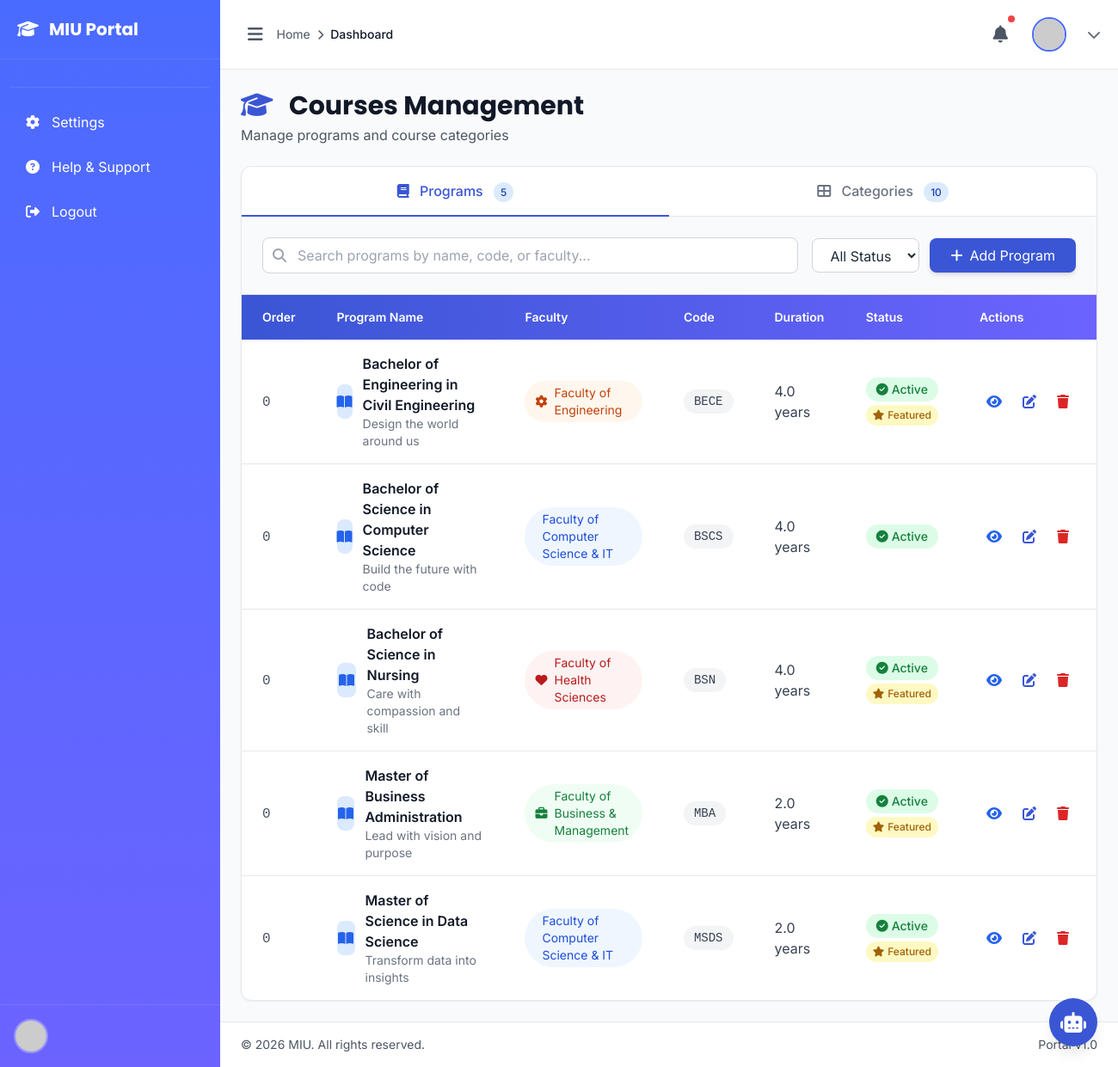
The page /management/courses/ on the database its author committed.
### eduweb/models.py (models this page shows, shortened)
class Course(models.Model):
    DEGREE_LEVEL_CHOICES = [
        ('certificate', 'Certificate'),
        ('diploma', 'Diploma'),
        ('undergraduate', 'Undergraduate'),
        ('postgraduate', 'Postgraduate'),
        ('masters', 'Masters'),
        ('phd', 'PhD')
    ]
    STUDY_MODE_CHOICES = [
        ('full_time', 'Full Time'),
        ('part_time', 'Part Time'),
        ('online', 'Online'),
        ('blended', 'Blended')
    ]
    name = models.CharField(max_length=200, help_text="Course name")
    slug = models.SlugField(max_length=200, unique=True)
    code = models.CharField(max_length=20, unique=True, help_text="Course code")
    faculty = models.ForeignKey(Faculty, on_delete=models.CASCADE, related_name='courses')
    icon = models.CharField(max_length=50, default='book-open', help_text="Lucide icon name")
    color_primary = models.CharField(max_length=20, default='blue')
    color_secondary = models.CharField(max_length=20, default='cyan')
    degree_level = models.CharField(max_length=50, choices=DEGREE_LEVEL_CHOICES)
    available_study_modes = models.JSONField(default=list, help_text="List of available study modes")
    duration_years = models.DecimalField(max_digits=3, decimal_places=1, default=4.0)
    credits_required = models.IntegerField(default=120)
    tagline = models.CharField(max_length=200)
    overview = models.TextField()
    description = models.TextField()
    learning_outcomes = models.JSONField(default=list)
    career_paths = models.JSONField(default=list)
    core_courses = models.JSONField(default=list)
    specialization_tracks = models.JSONField(default=list)
    entry_requirements = models.JSONField(default=list)
    application_fee = models.DecimalField(max_digits=10, decimal_places=2)
    tuition_fee = models.DecimalField(max_digits=12, decimal_places=2)
    avg_starting_salary = models.CharField(max_length=50, blank=True)
    job_placement_rate = models.IntegerField(default=0, help_text="Percentage (0-100)")
    hero_image = models.ImageField(upload_to='courses/heroes/', blank=True, null=True)
    meta_description = models.CharField(max_length=160, blank=True)
    meta_keywords = models.CharField(max_length=255, blank=True)
    is_active = models.BooleanField(default=True)
    is_featured = models.BooleanField(default=False)
    display_order = models.IntegerField(default=0)
    created_at = models.DateTimeField(auto_now_add=True)
    updated_at = models.DateTimeField(auto_now=True)
    class Meta:
        verbose_name = 'Course'
        verbose_name_plural = 'Courses'
        ordering = ['faculty', 'display_order', 'name']

class Faculty(models.Model):
    name = models.CharField(max_length=200, help_text="Faculty name (e.g., Faculty of Business)")
    slug = models.SlugField(max_length=200, unique=True, help_text="URL-friendly name")
    code = models.CharField(max_length=20, unique=True, help_text="Faculty code (e.g., BUS, ENG)")
    icon = models.CharField(max_length=50, default='graduation-cap', help_text="Lucide icon name")
    color_primary = models.CharField(max_length=20, default='orange', help_text="Primary color")
    color_secondary = models.CharField(max_length=20, default='amber', help_text="Secondary color")
    tagline = models.CharField(max_length=200, help_text="Short tagline for hero section")
    description = models.TextField(help_text="Main description of the faculty")
    mission = models.TextField(blank=True, help_text="Faculty mission statement")
    vision = models.TextField(blank=True, help_text="Faculty vision statement")
    hero_image = models.ImageField(upload_to='faculties/heroes/', blank=True, null=True)
    about_image = models.ImageField(upload_to='faculties/about/', blank=True, null=True)
    student_count = models.IntegerField(default=0, help_text="Number of students")
    placement_rate = models.IntegerField(default=0, help_text="Career placement rate (0-100)")
    partner_count = models.IntegerField(default=0, help_text="Number of corporate partners")
    international_faculty = models.IntegerField(default=0, help_text="International faculty percentage")
    accreditation = models.TextField(blank=True, help_text="Accreditation details")
    special_features = models.JSONField(default=list, blank=True, help_text="List of special features")
    meta_description = models.CharField(max_length=160, blank=True)
    meta_keywords = models.CharField(max_length=255, blank=True)
    is_active = models.BooleanField(default=True)
    display_order = models.IntegerField(default=0)
    created_at = models.DateTimeField(auto_now_add=True)
    updated_at = models.DateTimeField(auto_now=True)
    class Meta:
        verbose_name = 'Faculty'
        verbose_name_plural = 'Faculties'
        ordering = ['display_order', 'name']

### management/views.py (the view)
# urls.py: path('courses/', views.course_list, name='course_list'),
def courses(request):
    from django.db.models import Count
    courses = Course.objects.select_related('faculty').order_by('display_order', 'name')
    categories = CourseCategory.objects.annotate(
        course_count=Count('lms_courses')
    ).order_by('display_order', 'name')
    context = {
        'courses': courses,
        'categories': categories,
    }
    return render(request, 'management/course/courses.html', context)

### templates/management/course/courses.html (shortened to what this page needs)
{% extends 'management/base.html' %}
{% load static %}
{% block content %}
<div class="space-y-6">
    <div class="flex flex-col md:flex-row md:items-center md:justify-between gap-4">
        <div>
            <h1 class="text-3xl font-bold text-gray-900 font-display">
                <i class="fas fa-graduation-cap text-primary-600 mr-3"></i>
                Courses Management
            </h1>
            <p class="text-gray-600 mt-1">Manage programs and course categories</p>
        </div>
    </div>
    <div class="bg-white rounded-xl shadow-sm border border-gray-200 overflow-hidden">
        <div class="border-b border-gray-200">
            <nav class="flex -mb-px" role="tablist">
                <button type="button"
                        class="tab-button flex-1 py-4 px-6 text-center font-medium border-b-2 transition-all"
                        data-tab="programs"
                        id="programs-tab"
                        role="tab"
                        aria-controls="programs-panel"
                        aria-selected="true">
                    <i class="fas fa-book mr-2"></i>
                    Programs
                    <span class="ml-2 px-2 py-1 text-xs rounded-full bg-primary-100 text-primary-800">{{ courses.count }}</span>
                </button>
                <button type="button"
                        class="tab-button flex-1 py-4 px-6 text-center font-medium border-b-2 transition-all"
                        data-tab="categories"
                        id="categories-tab"
                        role="tab"
                        aria-controls="categories-panel"
                        aria-selected="false">
                    <i class="fas fa-th-large mr-2"></i>
                    Categories
                    <span class="ml-2 px-2 py-1 text-xs rounded-full bg-primary-100 text-primary-800">{{ categories.count }}</span>
                </button>
            </nav>
        </div>
        <div class="tab-content">
            <div id="programs-panel"
                 class="tab-panel"
                 role="tabpanel"
                 aria-labelledby="programs-tab">
                <div class="p-6 border-b border-gray-200 bg-gray-50">
                    <div class="flex flex-col md:flex-row md:items-center md:justify-between gap-4">
                        <div class="flex-1">
                            <div class="relative">
                                <input type="text"
                                       id="programSearch"
                                       placeholder="Search programs by name, code, or faculty..."
                                       class="w-full pl-10 pr-4 py-2 border border-gray-300 rounded-lg focus:ring-2 focus:ring-primary-500 focus:border-primary-500">
                                <i class="fas fa-search absolute left-3 top-1/2 transform -translate-y-1/2 text-gray-400"></i>
                            </div>
                        </div>
                        <div class="flex gap-3">
                            <select id="programStatusFilter" class="px-4 py-2 border border-gray-300 rounded-lg focus:ring-2 focus:ring-primary-500 bg-white">
                                <option value="">All Status</option>
                            </select>
                            <a href="{% url 'management:course_create' %}"
                               class="px-6 py-2 bg-primary-600 text-white rounded-lg hover:bg-primary-700 transition-all shadow-md hover:shadow-lg inline-flex items-center whitespace-nowrap">
                                <i class="fas fa-plus mr-2"></i>
                                Add Program
                            </a>
                        </div>
                    </div>
                </div>
                <div class="overflow-x-auto">
                    <table class="w-full" id="programsTable">
                        <thead class="bg-gradient-to-r from-primary-600 to-secondary-500 text-white">
                            <tr>
                                <th class="px-6 py-4 text-left text-sm font-semibold">Order</th>
                                <th class="px-6 py-4 text-left text-sm font-semibold">Program Name</th>
                                <th class="px-6 py-4 text-left text-sm font-semibold">Faculty</th>
                                <th class="px-6 py-4 text-left text-sm font-semibold">Code</th>
                                <th class="px-6 py-4 text-left text-sm font-semibold">Duration</th>
                                <th class="px-6 py-4 text-left text-sm font-semibold">Status</th>
                                <th class="px-6 py-4 text-left text-sm font-semibold">Actions</th>
                            </tr>
                        </thead>
                        <tbody class="divide-y divide-gray-200" id="programsTableBody">
                            {% for course in courses %}
                            <tr class="hover:bg-gray-50 transition-colors program-row"
                                data-status="{% if course.is_active %}active{% else %}inactive{% endif %}{% if course.is_featured %} featured{% endif %}"
                                data-name="{{ course.name|lower }}"
                                data-code="{{ course.code|lower }}"
                                data-faculty="{{ course.faculty.name|lower }}">
                                <td class="px-6 py-4">
                                    <span class="font-mono text-gray-600">{{ course.display_order }}</span>
                                </td>
                                <td class="px-6 py-4">
                                    <div class="flex items-center gap-3">
                                        <div class="w-10 h-10 bg-{{ course.color_primary }}-100 rounded-lg flex items-center justify-center">
                                            <i class="fas fa-{{ course.icon }} text-{{ course.color_primary }}-600"></i>
                                        </div>
                                        <div>
                                            <p class="font-semibold text-gray-900">{{ course.name }}</p>
                                            <p class="text-sm text-gray-500">{{ course.tagline|truncatewords:8 }}</p>
                                        </div>
                                    </div>
                                </td>
                                <td class="px-6 py-4">
                                    <span class="inline-flex items-center gap-2 px-3 py-1 bg-{{ course.faculty.color_primary }}-50 text-{{ course.faculty.color_primary }}-700 rounded-full text-sm">
                                        <i class="fas fa-{{ course.faculty.icon }}"></i>
                                        {{ course.faculty.name }}
                                    </span>
                                </td>
                                <td class="px-6 py-4">
                                    <span class="inline-flex items-center px-3 py-1 bg-gray-100 text-gray-700 rounded-full text-sm font-mono">
                                        {{ course.code }}
                                    </span>
                                </td>
                                <td class="px-6 py-4">
                                    <span class="text-gray-700">{{ course.duration_years }} year{{ course.duration_years|floatformat:0|add:"0"|pluralize }}</span>
                                </td>
                                <td class="px-6 py-4">
                                    <div class="flex flex-col gap-1">
                                        {% if course.is_active %}
                                        <span class="inline-flex items-center gap-1 px-3 py-1 bg-green-100 text-green-700 rounded-full text-sm font-medium w-fit">
                                            <i class="fas fa-check-circle"></i>
                                            Active
                                        </span>
                                        {% else %}
                                        <span class="inline-flex items-center gap-1 px-3 py-1 bg-gray-100 text-gray-700 rounded-full text-sm font-medium w-fit">
                                            <i class="fas fa-times-circle"></i>
                                            Inactive
                                        </span>
                                        {% endif %}
                                        {% if course.is_featured %}
                                        <span class="inline-flex items-center gap-1 px-2 py-1 bg-yellow-100 text-yellow-700 rounded-full text-xs font-medium w-fit">
                                            <i class="fas fa-star"></i>
                                            Featured
                                        </span>
                                        {% endif %}
                                    </div>
                                </td>
                                <td class="px-6 py-4">
                                    <div class="flex items-center gap-2">
                                        <a href="{% url 'management:course_detail' course.pk %}"
                                           target="_blank"
                                           class="p-2 text-blue-600 hover:bg-blue-50 rounded-lg transition-all"
                                           title="View Page">
                                            <i class="fas fa-eye"></i>
                                        </a>
                                        <a href="{% url 'management:course_edit' course.pk %}"
                                           class="p-2 text-primary-600 hover:bg-primary-50 rounded-lg transition-all"
                                           title="Edit">
                                            <i class="fas fa-edit"></i>
                                        </a>
                                        <form method="post"
                                              action="{% url 'management:course_delete' course.pk %}"
                                              class="inline"
                                              onsubmit="return confirm('Are you sure you want to delete {{ course.name }}?');">
                                            <button type="submit"
                                                    class="p-2 text-red-600 hover:bg-red-50 rounded-lg transition-all"
                                                    title="Delete">
                                                <i class="fas fa-trash"></i>
                                            </button>
                                        </form>
                                    </div>
                                </td>
                            </tr>
                            {% endfor %}
                        </tbody>
                    </table>
                </div>
            </div>
        </div>
    </div>
</div>
{% endblock %}

### rows shown on the page
Course: display_order "0", name "Bachelor of Engineering in Civil Engineering", tagline "Design the world around us", faculty.name "Faculty of Engineering", code "BECE", duration_years "4.0", is_active True (drawn), is_featured True (drawn)
Course: display_order "0", name "Bachelor of Science in Computer Science", tagline "Build the future with code", faculty.name "Faculty of Computer Science & IT", code "BSCS", duration_years "4.0", is_active True (drawn)
Course: display_order "0", name "Bachelor of Science in Nursing", tagline "Care with compassion and skill", faculty.name "Faculty of Health Sciences", code "BSN", duration_years "4.0", is_active True (drawn), is_featured True (drawn)
Course: display_order "0", name "Master of Business Administration", tagline "Lead with vision and purpose", faculty.name "Faculty of Business & Management", code "MBA", duration_years "2.0", is_active True (drawn), is_featured True (drawn)
Course: display_order "0", name "Master of Science in Data Science", tagline "Transform data into insights", faculty.name "Faculty of Computer Science & IT", code "MSDS", duration_years "2.0", is_active True (drawn), is_featured True (drawn)

### other values the page prints
{{ courses.count }} "5"
{{ categories.count }} "10"
